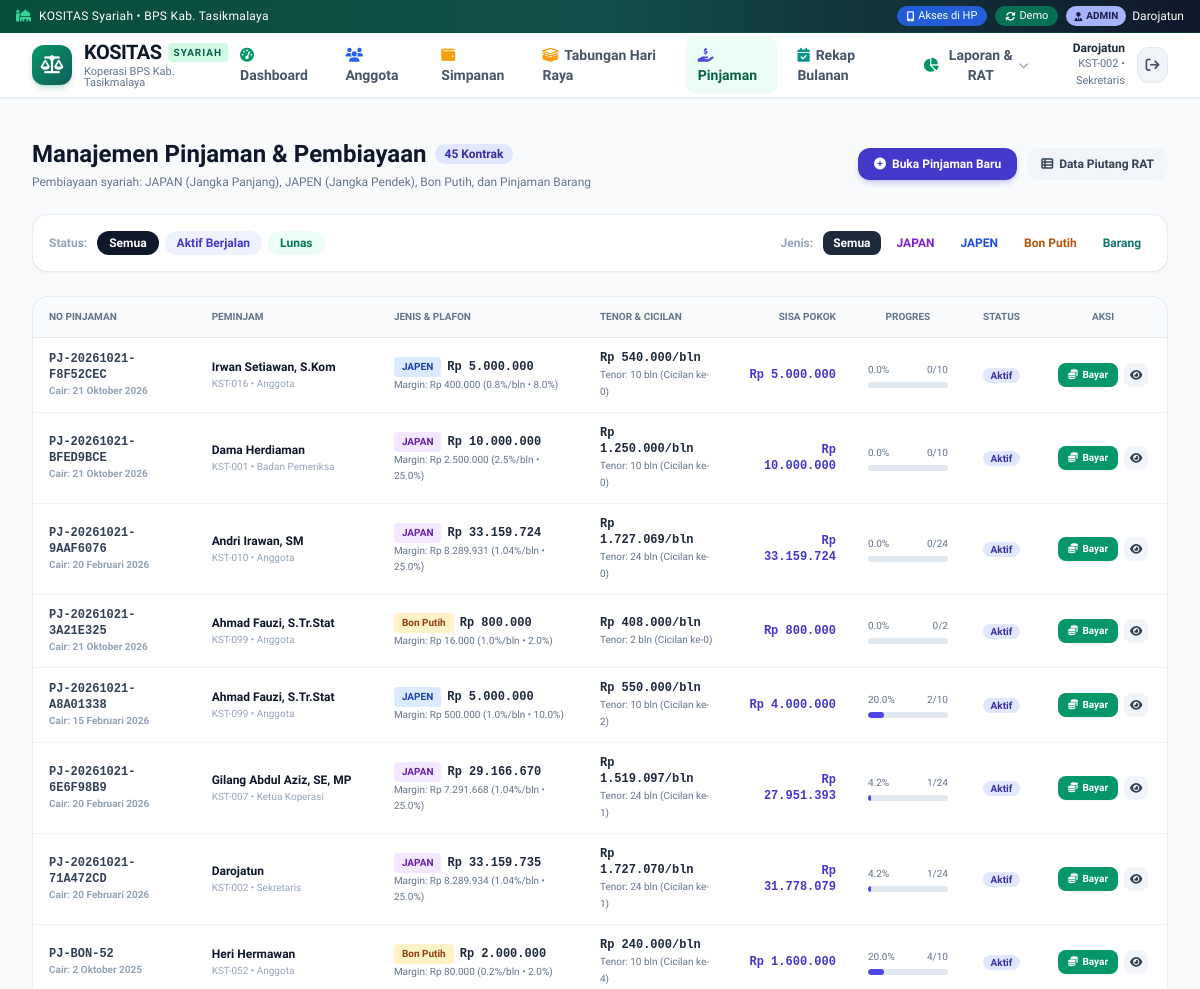
/admin/pinjaman (signed in, upper part), run on an earlier commit of the app's database.
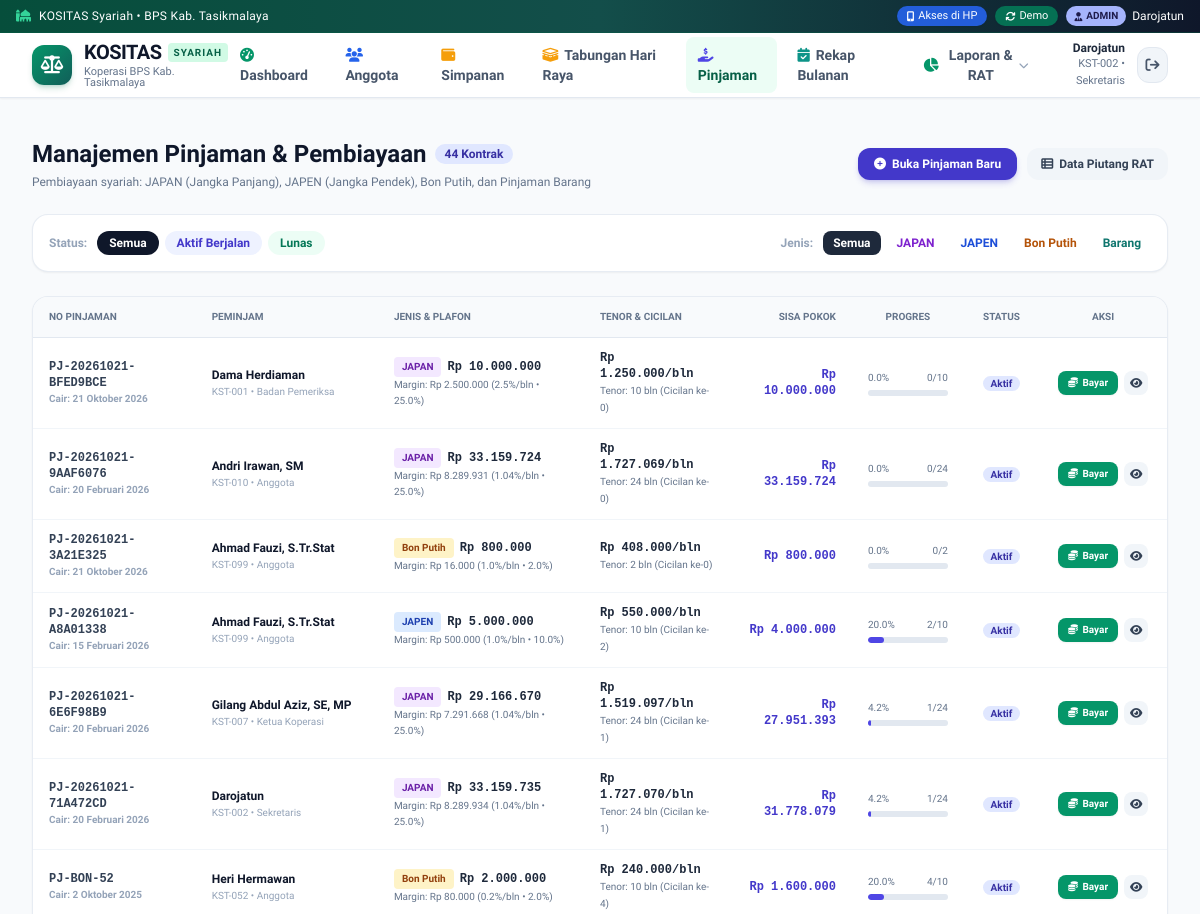
And on a later commit of the database.
### tables this page shows
CREATE TABLE pinjaman (
        id INTEGER PRIMARY KEY AUTOINCREMENT,
        no_pinjaman TEXT UNIQUE NOT NULL,
        anggota_id INTEGER NOT NULL,
        jenis_pinjaman TEXT NOT NULL, -- 'JAPAN', 'JAPEN', 'Bon Putih', 'Barang'
        tanggal_pengajuan DATE NOT NULL,
        tanggal_cair DATE,
        plafon_pokok REAL NOT NULL,
        margin_persen REAL DEFAULT 0.0,
        margin_nominal REAL DEFAULT 0.0,
        total_pinjaman REAL NOT NULL,
        tenor_bulan INTEGER NOT NULL,
        angsuran_pokok_bulanan REAL NOT NULL,
        angsuran_margin_bulanan REAL NOT NULL,
        total_angsuran_bulanan REAL NOT NULL,
        biaya_provisi REAL DEFAULT 0.0, -- 1%
        biaya_drk REAL DEFAULT 0.0, -- 0.5% khusus JAPAN
        saldo_pokok REAL NOT NULL,
        saldo_margin REAL NOT NULL,
        angsuran_ke INTEGER DEFAULT 0,
        status TEXT DEFAULT 'Aktif', -- 'Menunggu', 'Aktif', 'Lunas', 'Ditolak'
        keperluan TEXT,
        keterangan TEXT,
        created_at TIMESTAMP DEFAULT CURRENT_TIMESTAMP, is_topup INTEGER DEFAULT 0, ref_pinjaman_lama_id INTEGER, pelunasan_tipe TEXT DEFAULT 'Normal', tanggal_lunas DATE, sisa_pokok_dilunasi REAL DEFAULT 0.0, diskon_margin REAL DEFAULT 0.0, pengajuan_id INTEGER,
        FOREIGN KEY (anggota_id) REFERENCES anggota (id) ON DELETE CASCADE
    );

CREATE TABLE anggota (
        id INTEGER PRIMARY KEY AUTOINCREMENT,
        no_anggota TEXT UNIQUE NOT NULL,
        nama TEXT NOT NULL,
        nip TEXT,
        jabatan TEXT DEFAULT 'Anggota',
        jenis_kelamin TEXT DEFAULT 'Pria',
        no_hp TEXT,
        email TEXT,
        alamat TEXT,
        tanggal_masuk DATE DEFAULT (CURRENT_DATE),
        tanggal_keluar DATE,
        status TEXT DEFAULT 'Aktif',
        password TEXT DEFAULT '123456',
        role TEXT DEFAULT 'anggota',
        created_at TIMESTAMP DEFAULT CURRENT_TIMESTAMP
    );

### app.py (the view)
@app.route('/admin/pinjaman')
@admin_required
def admin_pinjaman_list():
    status = request.args.get('status', 'Semua')
    jenis = request.args.get('jenis', 'Semua')
    loans = models.get_all_pinjaman(status_filter=status, jenis_filter=jenis)
    return render_template('admin/pinjaman_list.html', loans=loans, current_status=status, current_jenis=jenis)

### app.py (called while the page is built)
def get_local_ip():
    try:
        s = socket.socket(socket.AF_INET, socket.SOCK_DGRAM)
        s.connect(('8.8.8.8', 80))
        ip = s.getsockname()[0]
        s.close()
        return ip
    except Exception:
        return '192.168.200.9'

@app.template_filter('rupiah')
def rupiah_filter(val):
    if val is None:
        return 'Rp 0'
    try:
        val = float(val)
        return f"Rp {val:,.0f}".replace(',', '.')
    except (ValueError, TypeError):
        return 'Rp 0'

@app.template_filter('format_date')
def format_date_filter(val):
    if not val:
        return '-'
    try:
        if isinstance(val, str):
            dt = datetime.strptime(val[:10], '%Y-%m-%d')
        else:
            dt = val
        bulan_nama = [
            '', 'Januari', 'Februari', 'Maret', 'April', 'Mei', 'Juni',
            'Juli', 'Agustus', 'September', 'Oktober', 'November', 'Desember'
        ]
        return f"{dt.day} {bulan_nama[dt.month]} {dt.year}"
    except Exception:
        return str(val)

def get_current_user():
    user_id = session.get('user_id')
    if not user_id:
        return None
    return models.get_anggota_by_id(user_id)

### templates/admin/pinjaman_list.html (shortened to what the changed rows need)
{% extends 'base.html' %}
{% block content %}
<div class="space-y-6">
  <div class="flex flex-col sm:flex-row sm:items-center justify-between gap-4">
    <div>
      <div class="flex items-center gap-2">
        <h1 class="text-2xl font-extrabold text-slate-900">Manajemen Pinjaman & Pembiayaan</h1>
        <span class="px-2.5 py-0.5 rounded-full text-xs font-bold bg-indigo-100 text-indigo-800">
          {{ loans|length }} Kontrak
        </span>
      </div>
    </div>
  </div>
  <div class="bg-white rounded-2xl border border-slate-200/80 shadow-sm overflow-hidden">
    <div class="overflow-x-auto">
      <table class="w-full text-xs text-left">
        <thead class="bg-slate-50 text-slate-500 uppercase text-[10px] font-bold border-b border-slate-200">
          <tr>
            <th class="py-3 px-4">No Pinjaman</th>
            <th class="py-3 px-4">Peminjam</th>
            <th class="py-3 px-4">Jenis & Plafon</th>
            <th class="py-3 px-4">Tenor & Cicilan</th>
            <th class="py-3 px-4 text-right">Sisa Pokok</th>
            <th class="py-3 px-4 text-center w-28">Progres</th>
            <th class="py-3 px-4 text-center">Status</th>
            <th class="py-3 px-4 text-center w-32">Aksi</th>
          </tr>
        </thead>
        <tbody class="divide-y divide-slate-100">
          {% for pj in loans %}
          <tr class="hover:bg-slate-50/70 transition">
            <td class="py-3 px-4 font-mono font-bold text-slate-700">
              <a href="{{ url_for('admin_pinjaman_detail', id=pj.id) }}" class="hover:text-indigo-600 block">
                {{ pj.no_pinjaman }}
              </a>
              <span class="text-[10px] text-slate-400 font-sans">Cair: {{ pj.tanggal_cair|format_date }}</span>
            </td>
            <td class="py-3 px-4">
              <span class="font-bold text-slate-900 block">{{ pj.nama_anggota }}</span>
              <span class="text-[10px] text-slate-400">{{ pj.no_anggota }} • {{ pj.jabatan }}</span>
            </td>
            <td class="py-3 px-4">
              <div class="flex items-center space-x-1.5">
                <span class="px-2 py-0.5 rounded text-[10px] font-bold
                  {% if pj.jenis_pinjaman == 'JAPAN' %}bg-purple-100 text-purple-800
                  {% elif pj.jenis_pinjaman == 'JAPEN' %}bg-blue-100 text-blue-800
                  {% elif pj.jenis_pinjaman == 'Bon Putih' %}bg-amber-100 text-amber-800
                  {% else %}bg-teal-100 text-teal-800{% endif %}">
                  {{ pj.jenis_pinjaman }}
                </span>
                <span class="font-mono font-bold text-slate-800">{{ pj.plafon_pokok|rupiah }}</span>
              </div>
              <span class="text-[10px] text-slate-500 block">Margin: {{ pj.margin_nominal|rupiah }} ({{ (pj.margin_persen / pj.tenor_bulan)|round(2) if pj.tenor_bulan > 0 else 0 }}%/bln • {{ pj.margin_persen }}%)</span>
            </td>
            <td class="py-3 px-4">
              <div class="font-bold text-slate-800 font-mono">{{ pj.total_angsuran_bulanan|rupiah }}/bln</div>
              <span class="text-[10px] text-slate-500">Tenor: {{ pj.tenor_bulan }} bln (Cicilan ke-{{ pj.angsuran_ke }})</span>
            </td>
            <td class="py-3 px-4 text-right font-extrabold text-indigo-700 font-mono">
              {{ pj.saldo_pokok|rupiah }}
            </td>
            <td class="py-3 px-4">
              <div class="flex items-center justify-between text-[10px] text-slate-500 mb-1">
                <span>{{ pj.persen_lunas }}%</span>
                <span>{{ pj.angsuran_ke }}/{{ pj.tenor_bulan }}</span>
              </div>
              <div class="w-full bg-slate-200 rounded-full h-1.5 overflow-hidden">
                <div class="bg-indigo-600 h-1.5 rounded-full" style="width: {{ pj.persen_lunas }}%"></div>
              </div>
            </td>
            <td class="py-3 px-4 text-center">
              <span class="px-2 py-0.5 rounded-full text-[10px] font-bold {% if pj.status == 'Aktif' %}bg-indigo-100 text-indigo-800{% else %}bg-emerald-100 text-emerald-800{% endif %}">
                {{ pj.status }}
              </span>
            </td>
            <td class="py-3 px-4 text-center">
              <div class="inline-flex items-center gap-1.5">
                {% if pj.status == 'Aktif' %}
                <a href="{{ url_for('admin_pinjaman_bayar', id=pj.id) }}" title="Bayar Angsuran"
                   class="px-2.5 py-1 bg-emerald-600 hover:bg-emerald-700 text-white rounded-lg text-[10px] font-bold shadow-sm transition">
                  <i class="fa-solid fa-coins mr-0.5"></i> Bayar
                </a>
                {% endif %}
                <a href="{{ url_for('admin_pinjaman_detail', id=pj.id) }}" title="Kartu Pinjaman"
                   class="w-6 h-6 rounded-lg bg-slate-100 hover:bg-slate-200 text-slate-700 flex items-center justify-center transition">
                  <i class="fa-solid fa-eye text-[11px]"></i>
                </a>
              </div>
            </td>
          </tr>
          {% else %}
          <tr>
            <td colspan="8" class="py-8 text-center text-slate-400 text-xs">Tidak ada data pinjaman ditemukan.</td>
          </tr>
          {% endfor %}
        </tbody>
      </table>
    </div>
  </div>
</div>
{% endblock %}

What changed in the data, as far as the page shows it:
removed pinjaman: no_pinjaman "PJ-20261021-F8F52CEC", tanggal_cair "21 Oktober 2026", nama_anggota "Irwan Setiawan, S.Kom", no_anggota "KST-016", jabatan "Anggota", jenis_pinjaman "JAPEN", plafon_pokok|rupiah "Rp 5.000.000", margin_nominal|rupiah "Rp 400.000", tenor_bulan+margin_persen "0.8", margin_persen "8.0", total_angsuran_bulanan|rupiah "Rp 540.000", tenor_bulan "10", angsuran_ke "0", saldo_pokok|rupiah "Rp 5.000.000", persen_lunas "0.0", status "Aktif"
Also different on the page:
{{ loans|length }}: "45" → "44"
